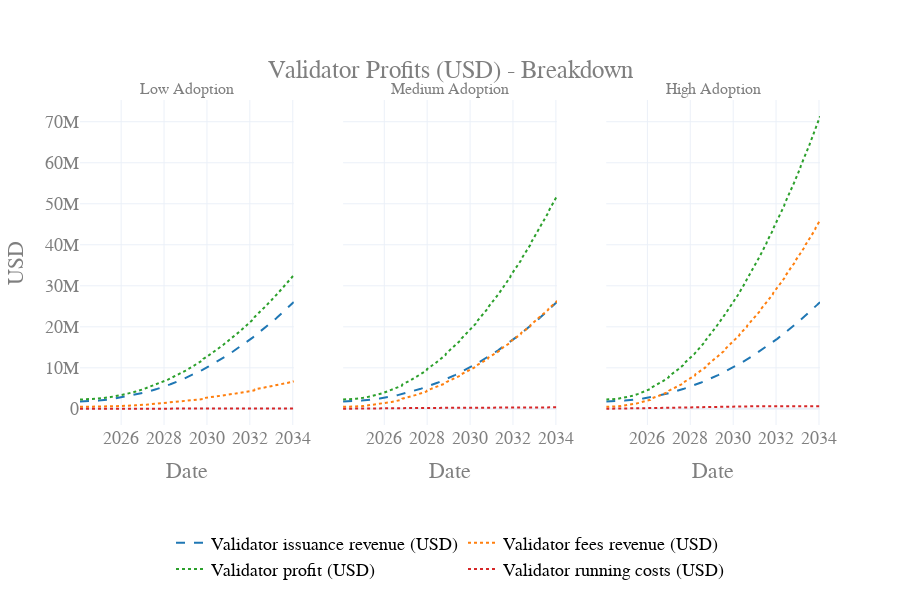

The notebook cell saved with this chart:
### Code cell
visualizations.plot_validator_yields_breakdown_usd(
    df_1,
    subplot_titles=["Low Adoption",
    "Medium Adoption",
    "High Adoption"]
)

### Figure 1 — Plotly figure (JSON) as saved in the notebook; plotly's stock layout.template omitted (floating-point values rounded to 4 significant figures; data arrays with more than 128 entries replaced by an {"elided": "..."} marker saying what was removed)
{"data": [{"line": {"color": "#1F77B4", "dash": "dash"}, "name": "Validator issuance revenue (USD)", "showlegend": false, "type": "scatter", "x": {"elided": "521 str values"}, "xaxis": "x", "y": {"elided": "521 float values"}, "yaxis": "y"}, {"line": {"color": "#FF7F0E", "dash": "dot"}, "name": "Validator fees revenue (USD)", "showlegend": false, "type": "scatter", "x": {"elided": "521 str values"}, "xaxis": "x", "y": {"elided": "521 float values"}, "yaxis": "y"}, {"line": {"color": "#2CA02C", "dash": "dot"}, "name": "Validator profit (USD)", "showlegend": false, "type": "scatter", "x": {"elided": "521 str values"}, "xaxis": "x", "y": {"elided": "521 float values"}, "yaxis": "y"}, {"line": {"color": "#D62728", "dash": "dot"}, "name": "Validator running costs (USD)", "showlegend": false, "type": "scatter", "x": {"elided": "521 str values"}, "xaxis": "x", "y": {"elided": "521 float values"}, "yaxis": "y"}, {"line": {"color": "#1F77B4", "dash": "dash"}, "name": "Validator issuance revenue (USD)", "showlegend": false, "type": "scatter", "x": {"elided": "521 str values"}, "xaxis": "x2", "y": {"elided": "521 float values"}, "yaxis": "y2"}, {"line": {"color": "#FF7F0E", "dash": "dot"}, "name": "Validator fees revenue (USD)", "showlegend": false, "type": "scatter", "x": {"elided": "521 str values"}, "xaxis": "x2", "y": {"elided": "521 float values"}, "yaxis": "y2"}, {"line": {"color": "#2CA02C", "dash": "dot"}, "name": "Validator profit (USD)", "showlegend": false, "type": "scatter", "x": {"elided": "521 str values"}, "xaxis": "x2", "y": {"elided": "521 float values"}, "yaxis": "y2"}, {"line": {"color": "#D62728", "dash": "dot"}, "name": "Validator running costs (USD)", "showlegend": false, "type": "scatter", "x": {"elided": "521 str values"}, "xaxis": "x2", "y": {"elided": "521 float values"}, "yaxis": "y2"}, {"line": {"color": "#1F77B4", "dash": "dash"}, "name": "Validator issuance revenue (USD)", "showlegend": false, "type": "scatter", "x": {"elided": "521 str values"}, "xaxis": "x3", "y": {"elided": "521 float values"}, "yaxis": "y3"}, {"line": {"color": "#FF7F0E", "dash": "dot"}, "name": "Validator fees revenue (USD)", "showlegend": false, "type": "scatter", "x": {"elided": "521 str values"}, "xaxis": "x3", "y": {"elided": "521 float values"}, "yaxis": "y3"}, {"line": {"color": "#2CA02C", "dash": "dot"}, "name": "Validator profit (USD)", "showlegend": false, "type": "scatter", "x": {"elided": "521 str values"}, "xaxis": "x3", "y": {"elided": "521 float values"}, "yaxis": "y3"}, {"line": {"color": "#D62728", "dash": "dot"}, "name": "Validator running costs (USD)", "showlegend": false, "type": "scatter", "x": {"elided": "521 str values"}, "xaxis": "x3", "y": {"elided": "521 float values"}, "yaxis": "y3"}, {"line": {"color": "#1F77B4", "dash": "dash"}, "mode": "lines", "name": "Validator issuance revenue (USD)", "type": "scatter", "x": {"elided": "1563 str values"}, "xaxis": "x", "y": [null], "yaxis": "y"}, {"line": {"color": "#FF7F0E", "dash": "dot"}, "mode": "lines", "name": "Validator fees revenue (USD)", "type": "scatter", "x": {"elided": "1563 str values"}, "xaxis": "x", "y": [null], "yaxis": "y"}, {"line": {"color": "#2CA02C", "dash": "dot"}, "mode": "lines", "name": "Validator profit (USD)", "type": "scatter", "x": {"elided": "1563 str values"}, "xaxis": "x", "y": [null], "yaxis": "y"}, {"line": {"color": "#D62728", "dash": "dot"}, "mode": "lines", "name": "Validator running costs (USD)", "type": "scatter", "x": {"elided": "1563 str values"}, "xaxis": "x", "y": [null], "yaxis": "y"}], "layout": {"annotations": [{"font": {"size": 16}, "showarrow": false, "text": "Low Adoption", "x": 0.1444, "xanchor": "center", "xref": "paper", "y": 1, "yanchor": "bottom", "yref": "paper"}, {"font": {"size": 16}, "showarrow": false, "text": "Medium Adoption", "x": 0.5, "xanchor": "center", "xref": "paper", "y": 1, "yanchor": "bottom", "yref": "paper"}, {"font": {"size": 16}, "showarrow": false, "text": "High Adoption", "x": 0.8556, "xanchor": "center", "xref": "paper", "y": 1, "yanchor": "bottom", "yref": "paper"}], "autosize": false, "font": {"color": "#7f7f7f", "family": "Courier New, monospace", "size": 18}, "height": 600, "hovermode": "x", "legend": {"font": {"color": "black", "size": 18}, "orientation": "h", "x": 0.5, "xanchor": "center", "y": -0.5, "yanchor": "bottom"}, "paper_bgcolor": "rgba(255, 255, 255, 1)", "plot_bgcolor": "rgba(255, 255, 255, 1)", "title": {"text": "Validator Profits (USD) - Breakdown", "x": 0.5, "xanchor": "center", "y": 0.9, "yanchor": "top"}, "width": 900, "xaxis": {"anchor": "y", "domain": [0, 0.2889], "title": {"text": "Date"}}, "xaxis2": {"anchor": "y2", "domain": [0.3556, 0.6444], "title": {"text": "Date"}}, "xaxis3": {"anchor": "y3", "domain": [0.7111, 1], "title": {"text": "Date"}}, "yaxis": {"anchor": "x", "domain": [0, 1], "title": {"text": "USD"}}, "yaxis2": {"anchor": "x2", "domain": [0, 1], "matches": "y", "showticklabels": false}, "yaxis3": {"anchor": "x3", "domain": [0, 1], "matches": "y", "showticklabels": false}}}
